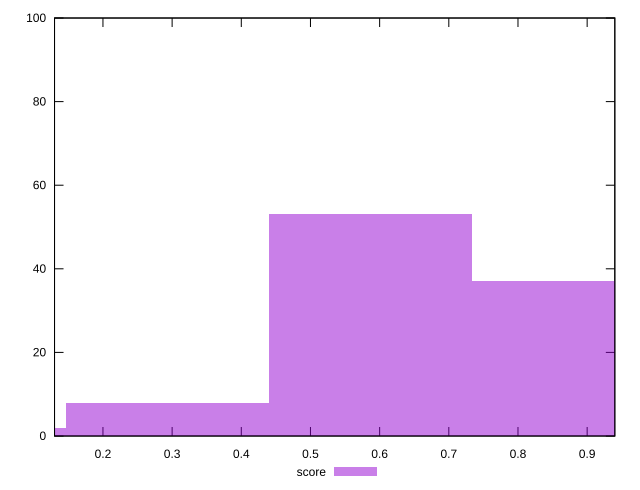

This chart was generated by the following gnuplot code:
reset

$score <<EOF
0.5865900205407697 53
0.8798850308111545 37
0.29329501027038485 8
0 2
EOF

set key outside below
set boxwidth 0.29329501027038485
set xrange [0.13:0.94]
set yrange [0:100]
set trange [0:100]
set style fill transparent solid 0.5 noborder
set terminal svg size 640, 490 enhanced background rgb 'white'
set output "reprap/first-contentful-paint/samples/pages+cached/score/histogram.svg"

plot $score title "score" with boxes

reset
